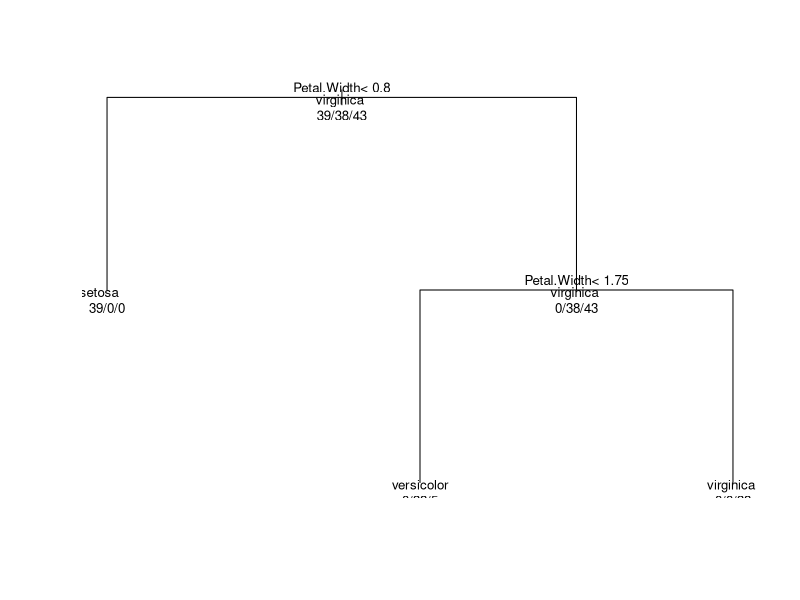

Recreate this plot in R. (Note: this script raises an error after producing the figure.)
library(rpart)
library(ROCR)
data(iris)

#Part 1
#setup data
set.seed(98)
training=sample(1:nrow(iris),.8*nrow(iris))

#decision tree creation
dTree=rpart(Species~Petal.Width,data=iris[training,],method="class")
prediction=predict(dTree,iris[-training,],type="class")

#calculate tree accuracy
confMat=table(iris[-training,]$Species,prediction)
tpr=confMat[1,1]/(confMat[1,1]+confMat[1,2])
fpr=confMat[2,1]/(confMat[2,1]+confMat[2,2])
acc=(confMat[1,1]+confMat[2,2])/
(confMat[1,1]+confMat[1,2]+confMat[2,1]+confMat[2,2])
print(confMat)
print(tpr)
print(fpr)
print(acc)

#decision tree
png("decisionTree.png")
plot(dTree,uniform=T)
text(dTree,use.n=T,all=T,cex=.8)
dev.off()
print(summary(dTree))

#determine probabilities
probabilities=predict(dTree,iris[-training,],type="prob")
probabilityLabels=cbind(probabilities[,2],iris[-training,]$Species)

#calculate performance
probPrediction=prediction(probabilityLabels[,1],probabilityLabels[,2])
dTreePerformance=performance(probPrediction,"tpr","fpr")

#plot roc
png("dTreePerformance.png")
plot(dTreePerformance,col="black")
abline(0,1,col="lightgray")
dev.off()

#calculate area under the curve
auc=performance(probPrediction,"auc")
print(auc@y.values[[1]])

#label prediction
sample=data.frame(Rm=c(6.2),Lstat=c(3.5))
sampleClass=predict(dTree,sample,type="class")
print(sampleClass)

#Part 2
#decision tree creation
dTreeAll=rpart(Species~.,data=iris[training,],method="class")
predictionAll=predict(dTreeAll,iris[-training,],type="class")

#determine probabilities
probabilitiesAll=predict(dTreeAll,iris[-training,],type="prob")
probabilityLabelsAll=cbind(probabilitiesAll[,2],iris[-training,]$Species)

#calculate performance
probPredictionAll=prediction(probabilityLabelsAll[,1],probabilityLabelsAll[,2])
dTreePerformanceAll=performance(probPredictionAll,"tpr","fpr")

#plot roc
png("dTreePerformanceComp.png")
plot(dTreePerformance,col="black")
plot(dTreePerformanceAll,add=T,col="red")
abline(0,1,col="lightgray")
dev.off()
